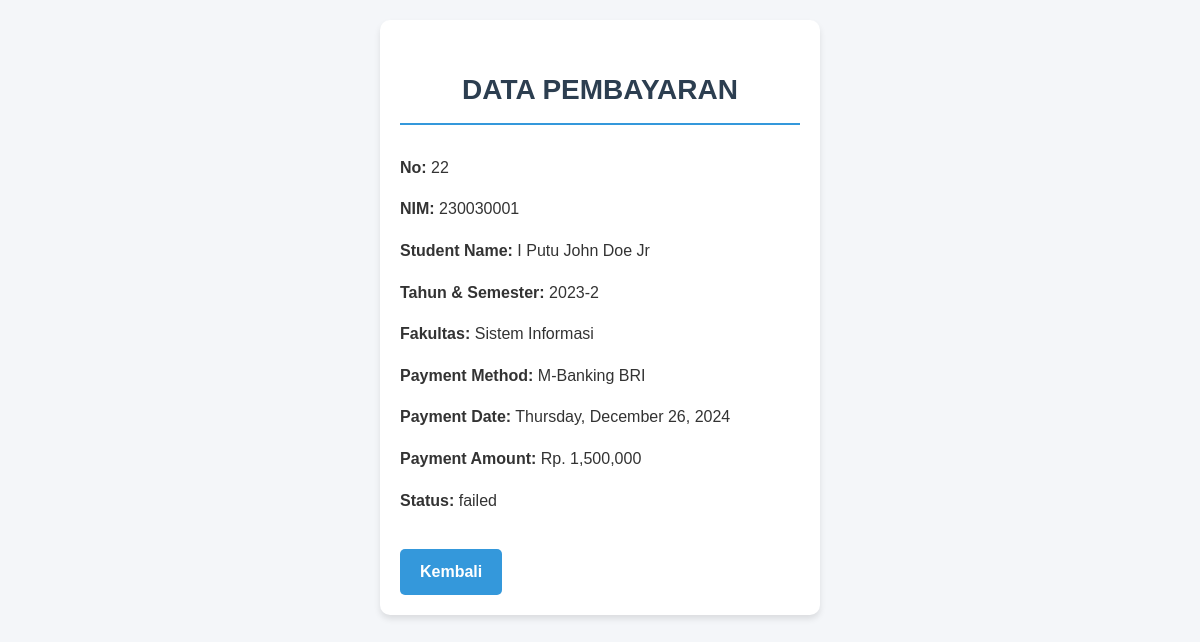
/siswa/pembayaran/detailPemb.php?id=22 (signed in), run on the app's committed database.
### tables this page shows
CREATE TABLE `payments` (
  `id` int NOT NULL AUTO_INCREMENT,
  `ukt_id` int NOT NULL,
  `method_id` int NOT NULL,
  `paid_date` timestamp NULL DEFAULT CURRENT_TIMESTAMP,
  `amount_paid` decimal(15,2) NOT NULL,
  `status` enum('pending','confirmed','failed') DEFAULT 'pending',
  `created_at` timestamp NULL DEFAULT CURRENT_TIMESTAMP,
  `updated_at` timestamp NULL DEFAULT CURRENT_TIMESTAMP ON UPDATE CURRENT_TIMESTAMP,
  `user_id` int DEFAULT NULL,
  PRIMARY KEY (`id`),
  KEY `ukt_id` (`ukt_id`),
  KEY `method_id` (`method_id`),
  CONSTRAINT `payments_ibfk_1` FOREIGN KEY (`ukt_id`) REFERENCES `ukt` (`id`),
  CONSTRAINT `payments_ibfk_2` FOREIGN KEY (`method_id`) REFERENCES `payment_methods` (`id`)
);

CREATE TABLE `students` (
  `id` int NOT NULL AUTO_INCREMENT,
  `nim` varchar(20) NOT NULL,
  `name` varchar(100) NOT NULL,
  `phone` varchar(15) DEFAULT NULL,
  `program_id` int NOT NULL,
  `created_at` timestamp NULL DEFAULT CURRENT_TIMESTAMP,
  `updated_at` timestamp NULL DEFAULT CURRENT_TIMESTAMP ON UPDATE CURRENT_TIMESTAMP,
  `email` varchar(100) DEFAULT NULL,
  `password` varchar(100) DEFAULT NULL,
  PRIMARY KEY (`id`),
  UNIQUE KEY `nim` (`nim`),
  KEY `program_id` (`program_id`),
  CONSTRAINT `students_ibfk_1` FOREIGN KEY (`program_id`) REFERENCES `programs` (`id`)
);

CREATE TABLE `academic_years` (
  `id` int NOT NULL AUTO_INCREMENT,
  `year` varchar(10) NOT NULL,
  `semester` enum('1','2') NOT NULL,
  `status` enum('active','inactive') NOT NULL,
  `created_at` timestamp NULL DEFAULT CURRENT_TIMESTAMP,
  `updated_at` timestamp NULL DEFAULT CURRENT_TIMESTAMP ON UPDATE CURRENT_TIMESTAMP,
  PRIMARY KEY (`id`)
);

CREATE TABLE `programs` (
  `id` int NOT NULL AUTO_INCREMENT,
  `name` varchar(100) NOT NULL,
  `faculty` varchar(100) NOT NULL,
  `created_at` timestamp NULL DEFAULT CURRENT_TIMESTAMP,
  `updated_at` timestamp NULL DEFAULT CURRENT_TIMESTAMP ON UPDATE CURRENT_TIMESTAMP,
  PRIMARY KEY (`id`)
);

CREATE TABLE `payment_methods` (
  `id` int NOT NULL AUTO_INCREMENT,
  `name` varchar(50) NOT NULL,
  `created_at` timestamp NULL DEFAULT CURRENT_TIMESTAMP,
  `updated_at` timestamp NULL DEFAULT CURRENT_TIMESTAMP ON UPDATE CURRENT_TIMESTAMP,
  PRIMARY KEY (`id`)
);

### functions.php (called while the page is built, shortened)
<?php
 $conn = mysqli_connect("localhost","root","","spp_2");
 function query($query){
    global $conn;
    $result = mysqli_query($conn,$query);
    $rows = [];
    while ($row = mysqli_fetch_assoc($result)){
        $rows[] = $row;
    }
    return $rows;
 }
?>

### siswa/pembayaran/detailPemb.php (the view, shortened to what this page needs)
<?php
    require "../../functions.php";
    $id = $_GET['id'];
    $payments = query("SELECT
                    payments.id AS paymentId,
                    payments.paid_date AS paid_date,
                    payments.amount_paid as amount_paid,
                    payments.status as status,
                    ukt.id AS uktId,
                    payment_methods.name AS method_name,
                    students.*,  -- Menambahkan data dari tabel students
                    programs.faculty,
                    academic_years.year, academic_years.semester  -- Menambahkan data dari tabel academic_years
                FROM
                    payments
                INNER JOIN
                    ukt ON payments.ukt_id = ukt.id
                INNER JOIN
                    payment_methods ON payments.method_id = payment_methods.id
                INNER JOIN
                    students ON ukt.student_id = students.id  -- Menambahkan join ke tabel students
                INNER JOIN
                    academic_years ON ukt.academic_year_id = academic_years.id  -- Menambahkan join ke tabel academic_years
                INNER JOIN
                    programs ON students.program_id = programs.id
                WHERE payments.id = $id
                ");
?>
<!DOCTYPE html>
<html lang="en">
<head>
    <link rel="stylesheet" href="../../assets/css/StyleSiswa.css">
</head>
<body>
    <div class="container detail">
        <h3>Data Pembayaran</h3>
        <div class="payment-cards">
            <?php foreach ($payments as $row): ?>
                <div class="payment-card">
                    <p><strong>No:</strong> <?= $row["paymentId"]; ?></p>
                    <p><strong>NIM:</strong> <?= $row["nim"]; ?></p>
                    <p><strong>Student Name:</strong> <?= $row["name"]; ?></p>
                    <p><strong>Tahun & Semester:</strong> <?= $row["year"] . '-' . $row["semester"]; ?></p>
                    <p><strong>Fakultas:</strong> <?= $row["faculty"]; ?></p>
                    <p><strong>Payment Method:</strong> <?= $row["method_name"]; ?></p>
                    <p><strong>Payment Date:</strong> <?= date("l, F j, Y", strtotime($row["paid_date"])); ?></p>
                    <p><strong>Payment Amount:</strong> Rp. <?= number_format($row["amount_paid"]); ?></p>
                    <p><strong>Status:</strong> <?= $row["status"]; ?></p>
                </div>
            <?php endforeach; ?>
        </div>
        <a href="index.php" class="btn-back">Kembali</a>
    </div>
</body>
</html>

### assets/css/StyleSiswa.css (style rules this page uses)
body { font-family: 'Poppins', sans-serif; margin: 0; padding: 0; background-color: #f4f6f9; color: #333; line-height: 1.6; }
.container { max-width: 900px; margin: 40px auto; padding: 20px; background: #fff; border-radius: 10px; box-shadow: 0 6px 20px rgba(0, 0, 0, 0.1); overflow: hidden; }
.container.detail { max-width: 400px; }
.container { background-color: #fff; border-radius: 10px; box-shadow: 0 4px 6px rgba(0, 0, 0, 0.1); padding: 20px; margin: 20px auto; max-width: 900px; width: 90%; }
h3 { text-align: center; font-size: 28px; color: #2c3e50; margin-bottom: 30px; font-weight: bold; text-transform: uppercase; border-bottom: 2px solid #3498db; padding-bottom: 10px; }
.btn-back { display: inline-block; padding: 10px 20px; margin-top: 20px; background-color: #3498db; color: #fff; font-size: 16px; font-weight: bold; text-decoration: none; border-radius: 5px; transition: background-color 0.3s ease; }

### data on the page
payments: id "22", students.nim "230030001", students.name "I Putu John Doe Jr", academic_years.year "2023", academic_years.semester "2", programs.faculty "Sistem Informasi", method.name "M-Banking BRI", paid_date "Thursday, December 26, 2024", amount_paid "1,500,000", status "failed"
